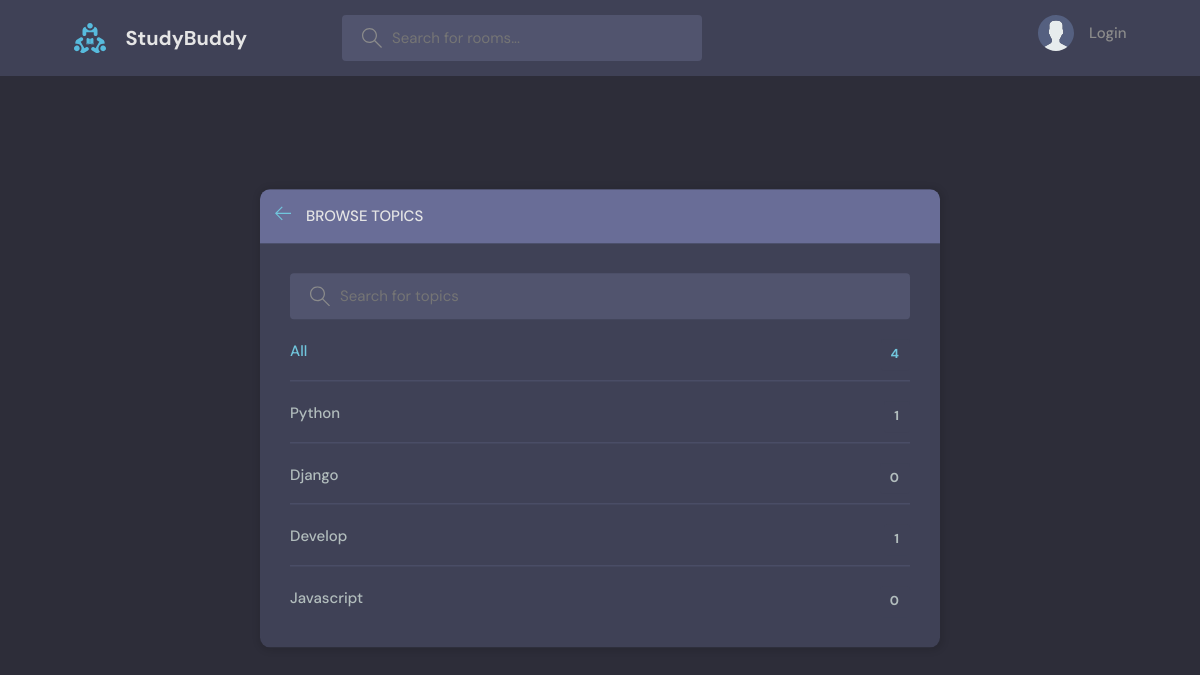
/topics/, run on an earlier commit of the app's database.
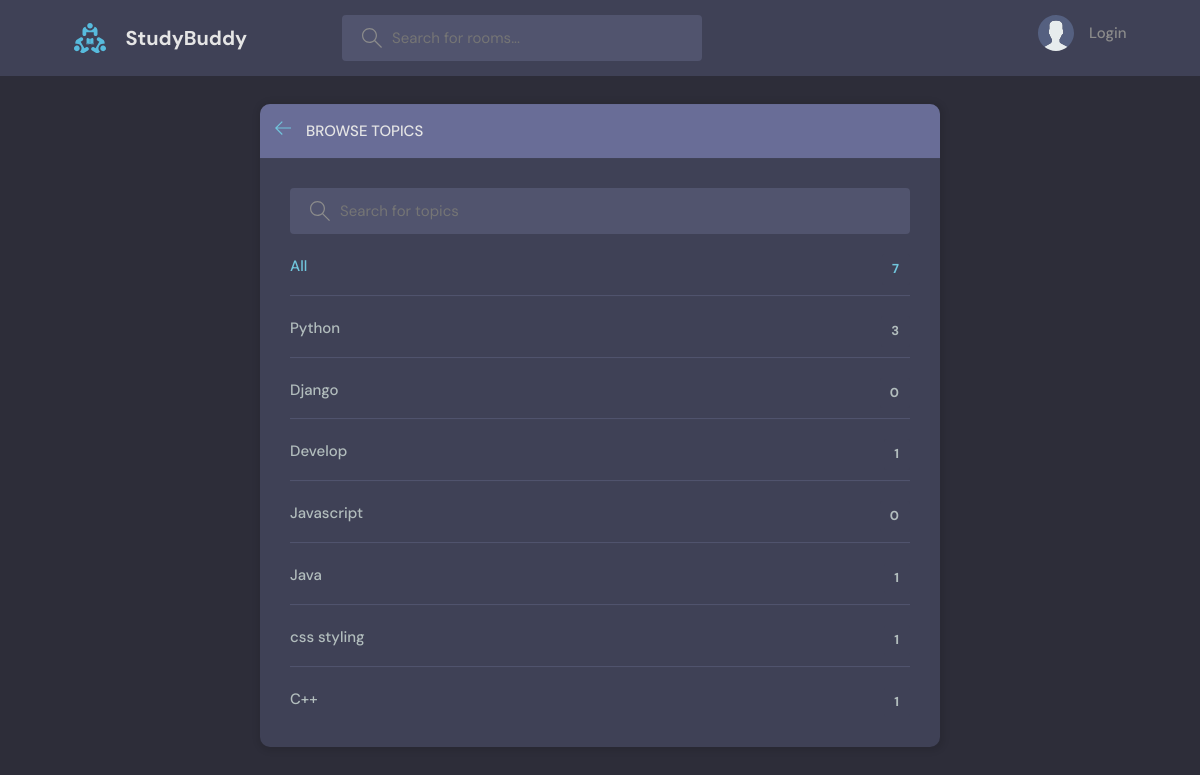
And on a later commit of the database.
### base/models.py (models this page shows)
class Topic(models.Model):
    name = models.CharField(max_length=255)
    def __str__(self):
        return self.name

### base/views.py (the view)
# urls.py: path("topics/", views.topicsPage, name="topic"),
def topicsPage(request):
    search = request.GET.get('search', '')
    if search:
        topics = Topic.objects.filter(
            Q(name__icontains=search)
        )
    else:
        topics = Topic.objects.all()
    return render(request, 'base/topics.html', {'topics': topics})

### base/templates/base/topics.html (shortened to what this page needs)
{% extends 'layout.html' %}
{% load static %}
{% block content %}
<main class="create-room layout">
    <div class="container">
        <div class="layout__box">
            <div class="layout__boxHeader">
                <div class="layout__boxTitle">
                    <a href="{% url 'base:rooms' %}">
                        <svg version="1.1" xmlns="http://www.w3.org/2000/svg" width="32" height="32"
                             viewBox="0 0 32 32">
                            <title>arrow-left</title>
                            <path
                                    d="M13.723 2.286l-13.723 13.714 13.719 13.714 1.616-1.611-10.96-10.96h27.625v-2.286h-27.625l10.965-10.965-1.616-1.607z"
                            ></path>
                        </svg>
                    </a>
                    <h3>Browse Topics</h3>
                </div>
            </div>
            <div class="topics-page layout__body">
                <form class="header__search">
                    <label>
                        <input name="search" placeholder="Search for topics"/>
                    </label>
                </form>
                <ul class="topics__list">
                    <li>
                        <a href="{% url 'base:topic' %}" class="active">All <span>{{topics.count}}</span></a>
                    </li>
                    {% for topic in topics%}
                    <li>
                        <a href="{% url 'base:rooms' %}?search={{topic}}">{{topic}} <span>{{topic.room_set.all.count}}</span></a>
                    </li>
                    {%endfor%}
                </ul>
            </div>
        </div>
    </div>
</main>
{% endblock %}

### templates/layout.html (shortened to what this page needs)
<!DOCTYPE html>
{% load static %}
<html lang="en">
<head>
    <link rel="stylesheet" href="{% static 'styles/style.css' %}"/>
</head>
<body>
{% include 'nav.html'%}
{% block content%}
{% endblock %}
</body>
</html>

### templates/nav.html (shortened to what this page needs)
{% load static %}
<header class="header header--loggedIn">
    <div class="container">
        <a href="/" class="header__logo">
            <img src="{% static 'images/logo.svg' %}"/>
            <h1>StudyBuddy</h1>
        </a>
        <form action="{% url 'base:rooms' %}" class="header__search">
            <label>
                <input name="search" placeholder="Search for rooms..."/>
            </label>
        </form>
        <nav class="header__menu">
            {% if request.user.is_authenticated %}
            <div class="header__user">
                <a href="{% url 'base:profile' request.user.id %}">
                    <div class="avatar avatar--medium active">
                        <img src="{{request.user.avatar.url}}"/>
                    </div>
                    <p>{{request.user}} <span>@{{ request.user.username }}</span></p>
                </a>
                <button class="dropdown-button">
                    <svg version="1.1" xmlns="http://www.w3.org/2000/svg" width="32" height="32" viewBox="0 0 32 32">
                        <title>chevron-down</title>
                        <path d="M16 21l-13-13h-3l16 16 16-16h-3l-13 13z"></path>
                    </svg>
                </button>
            </div>
            <div class="dropdown-menu">
                <a href="{% url 'base:edit-profile' %}" class="dropdown-link"
                >
                    <svg version="1.1" xmlns="http://www.w3.org/2000/svg" width="32" height="32" viewBox="0 0 32 32">
                        <title>tools</title>
                        <path
                                d="M27.465 32c-1.211 0-2.35-0.471-3.207-1.328l-9.392-9.391c-2.369 0.898-4.898 0.951-7.355 0.15-3.274-1.074-5.869-3.67-6.943-6.942-0.879-2.682-0.734-5.45 0.419-8.004 0.135-0.299 0.408-0.512 0.731-0.572 0.32-0.051 0.654 0.045 0.887 0.277l5.394 5.395 3.586-3.586-5.394-5.395c-0.232-0.232-0.336-0.564-0.276-0.887s0.272-0.596 0.572-0.732c2.552-1.152 5.318-1.295 8.001-0.418 3.274 1.074 5.869 3.67 6.943 6.942 0.806 2.457 0.752 4.987-0.15 7.358l9.392 9.391c0.844 0.842 1.328 2.012 1.328 3.207-0 2.5-2.034 4.535-4.535 4.535zM15.101 19.102c0.26 0 0.516 0.102 0.707 0.293l9.864 9.863c0.479 0.479 1.116 0.742 1.793 0.742 1.398 0 2.535-1.137 2.535-2.535 0-0.668-0.27-1.322-0.742-1.793l-9.864-9.863c-0.294-0.295-0.376-0.74-0.204-1.119 0.943-2.090 1.061-4.357 0.341-6.555-0.863-2.631-3.034-4.801-5.665-5.666-1.713-0.561-3.468-0.609-5.145-0.164l4.986 4.988c0.391 0.391 0.391 1.023 0 1.414l-5 5c-0.188 0.188-0.441 0.293-0.707 0.293s-0.52-0.105-0.707-0.293l-4.987-4.988c-0.45 1.682-0.397 3.436 0.164 5.146 0.863 2.631 3.034 4.801 5.665 5.666 2.2 0.721 4.466 0.604 6.555-0.342 0.132-0.059 0.271-0.088 0.411-0.088z"
                        ></path>
                    </svg>
                    Settings</a
                >
                <a href="{% url 'base:logout' %}" class="dropdown-link"
                >
                    <svg version="1.1" xmlns="http://www.w3.org/2000/svg" width="32" height="32" viewBox="0 0 32 32">
                        <title>sign-out</title>
                        <path
                                d="M3 0h22c0.553 0 1 0 1 0.553l-0 3.447h-2v-2h-20v28h20v-2h2l0 3.447c0 0.553-0.447 0.553-1 0.553h-22c-0.553 0-1-0.447-1-1v-30c0-0.553 0.447-1 1-1z"
                        ></path>
                        <path
                                d="M21.879 21.293l1.414 1.414 6.707-6.707-6.707-6.707-1.414 1.414 4.293 4.293h-14.172v2h14.172l-4.293 4.293z"
                        ></path>
                    </svg>
                    Logout</a
                >
            </div>
            {% else %}
            <a href="{% url 'base:login' %}">
              <img src="{% static 'images/avatar.svg' %}" />
              <p>Login</p>
            </a>
            {% endif %}
        </nav>
    </div>
</header>

### static/styles/style.css (style rules this page uses)
:root { --color-main: #71c6dd; --color-main-light: #e1f6fb; --color-dark: #3f4156; --color-dark-medium: #51546e; --color-dark-light: #696d97; --color-light: #e5e5e5; --color-gray: #8b8b8b; --color-light-gray: #b2bdbd; --color-bg: #2d2d39; --color-success: #5dd693; --color-error: #fc4b0b; }
* { font-family: "DM Sans", -apple-system, BlinkMacSystemFont, "Segoe UI", Roboto, Oxygen, Ubuntu, Cantarell, "Open Sans", "Helvetica Neue", sans-serif; margin: 0; padding: 0; box-sizing: border-box; text-rendering: optimizeLegibility; font-size: inherit; }
html { font-size: 56.25%; }
@media only screen and (min-width: 1200px) { html { font-size: 62.5%; } }
body { line-height: 1.6; font-weight: 400; font-size: 1.5rem; color: var(--color-light-gray); background-color: var(--color-bg); min-height: 100vh; }
img { width: 100%; }
a { display: inline-block; color: var(--color-main); text-decoration: none; }
.container { max-width: 120rem; width: 90%; margin: auto; }
.header { padding: 1.5rem; background-color: var(--color-dark); }
.header > .container { display: flex; gap: 9.5rem; }
.header__logo, .header__user { display: flex; gap: 2rem; align-items: center; }
.header__logo > img { height: 3.2rem; width: 3.2rem; }
.header__logo > h1 { font-weight: 700; font-size: 2rem; color: var(--color-light); }
.header__search > label { background-color: var(--color-dark-medium); padding: 1.3rem 1rem; display: flex; align-items: center; gap: 1rem; border-radius: 4px; }
.header__search svg { fill: var(--color-gray); width: 2rem; height: 2rem; margin-left: 1rem; }
.header__search input { width: 30rem; background: transparent; border: none; outline: none; color: var(--color-light); }
.header__menu { margin-left: auto; position: relative; }
.header__menu a { display: flex; gap: 1.5rem; align-items: center; font-weight: 500; text-decoration: none; color: var(--color-gray); }
.header__menu img { height: 3.6rem; }
.header__menu p { line-height: 1.2; }
.layout { margin-top: 2.4rem; }
.layout > .container { display: flex; justify-content: space-between; align-items: flex-start; }
.layout__box { width: 90%; max-width: 48rem; min-height: 40rem; position: absolute; top: 50%; left: 50%; transform: translate(-50%, -46%); background-color: var(--color-dark); border-radius: 1rem; box-shadow: 1px 1px 6px 3px rgba(0, 0, 0, 0.1); overflow: hidden; }
.layout__boxHeader { display: flex; padding: 1.5rem; background-color: var(--color-dark-light); }
.layout__boxTitle { display: flex; gap: 1.5rem; align-items: center; }
.layout__boxTitle h3 { text-transform: uppercase; font-weight: 500; color: var(--color-light); }
.layout__boxTitle svg { width: 1.6rem; height: 1.6rem; fill: var(--color-main); }
.layout__body { margin: 3rem; }
.topics__list { list-style: none; }
.topics__list li a { display: flex; justify-content: space-between; margin-bottom: 3rem; font-weight: 500; color: var(--color-light-gray); transition: all 0.3s ease-in-out; }
.topics__list li a.active, .topics__list li a:hover { color: var(--color-main); }
.topics__list li a span { padding: 0.5rem 1rem; background-color: var(--color-dark); border-radius: 3px; font-size: 1.3rem; font-weight: 700; letter-spacing: 1px; }
.topics-page .topics__list li:not(:last-child) a { margin: 2rem 0; padding-bottom: 1rem; text-decoration: none; border-bottom: 1px solid var(--color-dark-medium); }
.topics-page .header__search { display: block; }
.create-room.layout .layout__box { max-width: 68rem; }

What changed in the data, as far as the page shows it:
computed for Topic "Python": room_set.all.count "1" → "3"
added Topic: name "Java", room_set.all.count "1"
added Topic: name "css styling", room_set.all.count "1"
added Topic: name "C++", room_set.all.count "1"
Also different on the page:
{{ topics.count }}: "4" → "7"
